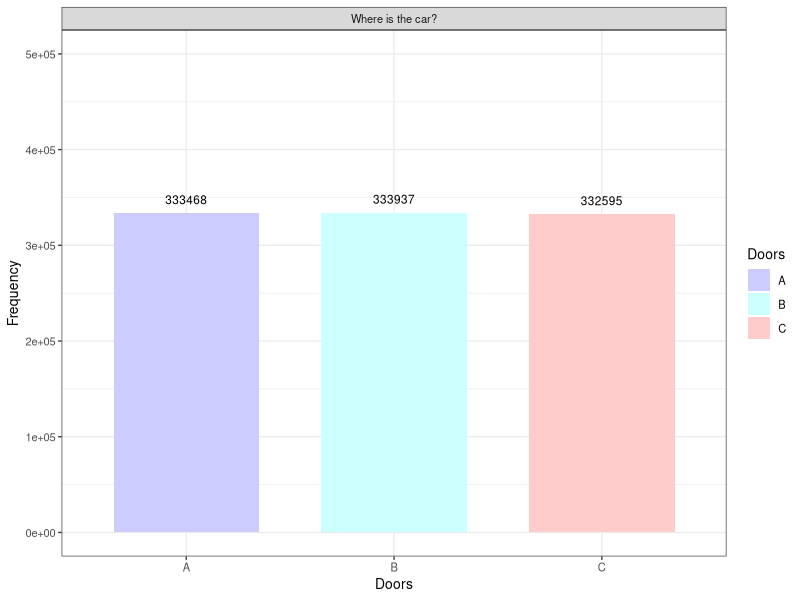

The R script that drew this image:
## ---- chunk 1
knitr::opts_chunk$set(echo = TRUE)
## ---- chunk 2
n <- 1000000

cars_door <- sample(c("A","B","C"), size = n, replace = T)

df <- data.frame(Cars_door = cars_door)

head(df)
## ---- chunk 3
library(ggplot2)

g <- ggplot(df, aes(x = factor(cars_door), fill = cars_door)) +
    geom_bar(width = 0.7, stat = "count") +
    labs(x = "Doors", y = "Frequency") +
    ylim(c(0,floor(n/3) * 1.5)) +
    theme_bw(base_size = 10) +    
    geom_text(aes(label=..count..),
              stat = 'count',
              position = position_dodge(0.9),
              vjust = -1,
              size = 3.0) +
    facet_grid(~"Where is the car?") +
    guides(fill = guide_legend( title = "Doors")) +
    scale_fill_manual(values = c("A" = "#CCCCFF",
                                "B" = "#CCFFFF",
                                "C" = "#FFCCCC"))

print(g)
## ---- chunk 4
df$Chosen_door <- sample(c("A","B","C"), size = n, replace = T)

head(df)
## ---- chunk 5
result_function <- function(CarsDoor, OpenedDoor){
     if(CarsDoor == OpenedDoor) {return ("Win")}
     else {return("Lose")}
}

df$Result_if_NO_change <- mapply(result_function, df$Cars_door, df$Chosen_door)

head(df)
## ---- chunk 6
sum(df['Result_if_NO_change'] == "Win") / n
## ---- chunk 7
door_function <- function(cars_door, chosen_door){
    
    aux <- c("A", "B", "C")
    i <- which(aux %in% cars_door)
    j <- which(aux %in% chosen_door)
    
    if(cars_door == chosen_door){
        var1 <- aux[(((i %% 3) + 1) %% 3) +1]
        var2 <- aux[(i %% 3) + 1]

        return(paste(var1," or ", var2)) # The host can choose the door between two
    }
    else{
        if(j == (i %% 3) + 1){return(aux[(j %% 3) + 1])}
        else{return(aux[(i %% 3) + 1])}
    }
}

df$Hosts_door <- mapply(door_function, df$Cars_door, df$Chosen_door)

head(df)
